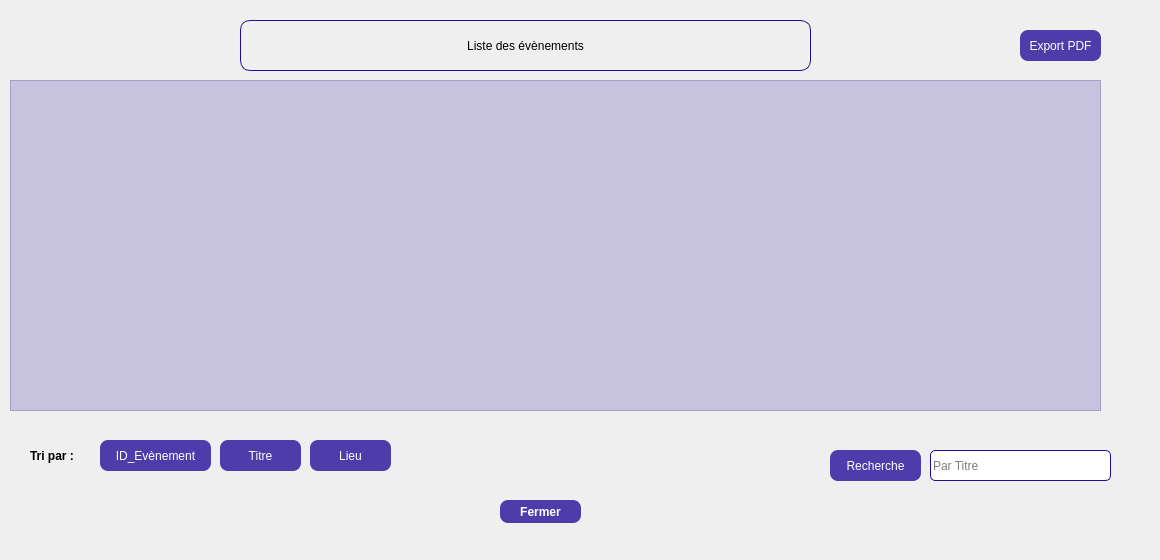
    <widget class="QWidget" name="tab_2">
     <attribute name="title">
      <string>Liste des évènements</string>
     </attribute>
     <widget class="QPushButton" name="Sp_Button_Tri_ID">
      <property name="geometry">
       <rect>
        <x>100</x>
        <y>440</y>
        <width>111</width>
        <height>31</height>
       </rect>
      </property>
      <property name="styleSheet">
       <string notr="true">QPushButton {
background-color: rgba(35,10,152, 200);
border-radius: 8px;
color: white;
}
QPushButton:hover {
background-color: qlineargradient(spread:pad, x1:0, y1:0, x2:0, y2:1, stop:0 rgba(117, 201, 187, 200), stop:1 rgba(35,10,152, 200));
}</string>
      </property>
      <property name="text">
       <string>ID_Evènement</string>
      </property>
     </widget>
     <widget class="QPushButton" name="Sp_Button_Tri_Titre">
      <property name="geometry">
       <rect>
        <x>220</x>
        <y>440</y>
        <width>81</width>
        <height>31</height>
       </rect>
      </property>
      <property name="styleSheet">
       <string notr="true">QPushButton {
background-color: rgba(35,10,152, 200);
border-radius: 8px;
color: white;
}
QPushButton:hover {
background-color: qlineargradient(spread:pad, x1:0, y1:0, x2:0, y2:1, stop:0 rgba(117, 201, 187, 200), stop:1 rgba(35,10,152, 200));
}</string>
      </property>
      <property name="text">
       <string>Titre</string>
      </property>
     </widget>
     <widget class="QTableView" name="Sp_TableView_Res">
      <property name="geometry">
       <rect>
        <x>10</x>
        <y>80</y>
        <width>1091</width>
        <height>331</height>
       </rect>
      </property>
      <property name="styleSheet">
       <string notr="true">background-color:rgba(35,10,152, 50);</string>
      </property>
     </widget>
     <widget class="QLineEdit" name="Sp_Line_Recherche">
      <property name="geometry">
       <rect>
        <x>930</x>
        <y>450</y>
        <width>181</width>
        <height>31</height>
       </rect>
      </property>
      <property name="styleSheet">
       <string notr="true">QLineEdit {
		border: 1px solid #230a98;
		border-radius: 5px;
}
QLineEdit:hover {
		border: 1px solid #7359f0;
}</string>
      </property>
      <property name="inputMask">
       <string/>
      </property>
      <property name="placeholderText">
       <string>Par Titre</string>
      </property>
     </widget>
     <widget class="QLabel" name="Sp_Label_TriPar">
      <property name="geometry">
       <rect>
        <x>30</x>
        <y>440</y>
        <width>71</width>
        <height>31</height>
       </rect>
      </property>
      <property name="font">
       <font>
        <bold>true</bold>
       </font>
      </property>
      <property name="text">
       <string>Tri par :</string>
      </property>
     </widget>
     <widget class="QPushButton" name="Sp_Button_Tri_Lieu">
      <property name="geometry">
       <rect>
        <x>310</x>
        <y>440</y>
        <width>81</width>
        <height>31</height>
       </rect>
      </property>
      <property name="styleSheet">
       <string notr="true">QPushButton {
background-color: rgba(35,10,152, 200);
border-radius: 8px;
color: white;
}
QPushButton:hover {
background-color: qlineargradient(spread:pad, x1:0, y1:0, x2:0, y2:1, stop:0 rgba(117, 201, 187, 200), stop:1 rgba(35,10,152, 200));
}</string>
      </property>
      <property name="text">
       <string>Lieu</string>
      </property>
     </widget>
     <widget class="QPushButton" name="Sp_Button_Fermer">
      <property name="geometry">
       <rect>
        <x>500</x>
        <y>500</y>
        <width>81</width>
        <height>23</height>
       </rect>
      </property>
      <property name="font">
       <font>
        <bold>true</bold>
       </font>
      </property>
      <property name="styleSheet">
       <string notr="true">QPushButton {
background-color: rgba(35,10,152, 200);
border-radius: 8px;
color: white;
}
QPushButton:hover {
background-color: qlineargradient(spread:pad, x1:0, y1:0, x2:0, y2:1, stop:0 rgba(117, 201, 187, 200), stop:1 rgba(35,10,152, 200));
}</string>
      </property>
      <property name="text">
       <string>Fermer</string>
      </property>
     </widget>
     <widget class="QLabel" name="Sp_Label_InfoAffichage">
      <property name="geometry">
       <rect>
        <x>240</x>
        <y>20</y>
        <width>571</width>
        <height>51</height>
       </rect>
      </property>
      <property name="styleSheet">
       <string notr="true">background-color: rgba(35,10,152, 0);
border: 1px solid #230a98;
border-radius: 10px;
</string>
      </property>
      <property name="text">
       <string>Liste des évènements</string>
      </property>
      <property name="alignment">
       <set>Qt::AlignmentFlag::AlignCenter</set>
      </property>
     </widget>
     <widget class="QPushButton" name="Sp_Button_PDF">
      <property name="geometry">
       <rect>
        <x>1020</x>
        <y>30</y>
        <width>81</width>
        <height>31</height>
       </rect>
      </property>
      <property name="styleSheet">
       <string notr="true">QPushButton {
background-color: rgba(35,10,152, 200);
border-radius: 8px;
color: white;
}
QPushButton:hover {
background-color: qlineargradient(spread:pad, x1:0, y1:0, x2:0, y2:1, stop:0 rgba(117, 201, 187, 200), stop:1 rgba(35,10,152, 200));
}</string>
      </property>
      <property name="text">
       <string>Export PDF</string>
      </property>
     </widget>
     <widget class="QLabel" name="label_2">
      <property name="geometry">
       <rect>
        <x>-10</x>
        <y>-10</y>
        <width>1151</width>
        <height>551</height>
       </rect>
      </property>
      <property name="styleSheet">
       <string notr="true">background-image: url(:/imgs/backgroundEmployes.png)</string>
      </property>
      <property name="text">
       <string/>
      </property>
     </widget>
     <widget class="QPushButton" name="Sp_Button_Recherche">
      <property name="geometry">
       <rect>
        <x>830</x>
        <y>450</y>
        <width>91</width>
        <height>31</height>
       </rect>
      </property>
      <property name="styleSheet">
       <string notr="true">QPushButton {
background-color: rgba(35,10,152, 200);
border-radius: 8px;
color: white;
}
QPushButton:hover {
background-color: qlineargradient(spread:pad, x1:0, y1:0, x2:0, y2:1, stop:0 rgba(117, 201, 187, 200), stop:1 rgba(35,10,152, 200));
}</string>
      </property>
      <property name="text">
       <string>Recherche</string>
      </property>
     </widget>
     <zorder>label_2</zorder>
     <zorder>Sp_Button_Tri_ID</zorder>
     <zorder>Sp_Button_Tri_Titre</zorder>
     <zorder>Sp_TableView_Res</zorder>
     <zorder>Sp_Line_Recherche</zorder>
     <zorder>Sp_Label_TriPar</zorder>
     <zorder>Sp_Button_Tri_Lieu</zorder>
     <zorder>Sp_Button_Fermer</zorder>
     <zorder>Sp_Label_InfoAffichage</zorder>
     <zorder>Sp_Button_PDF</zorder>
     <zorder>Sp_Button_Recherche</zorder>
    </widget>
